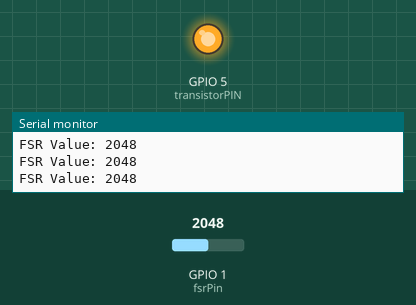
Recording of a sketch running on a simulated ESP32-S3. Shown: output pins drawn as LEDs (lit = HIGH), the last lines printed to the serial monitor. The inputs (shaded band) are chosen by the test bench; at power-on: GPIO 1 (fsrPin) = 2048.

Above: at 1.3 s.
1.4 s: GPIO 1 (fsrPin) set to 3961
2.9 s: GPIO 1 (fsrPin) set to 4057
At 3.5 s:
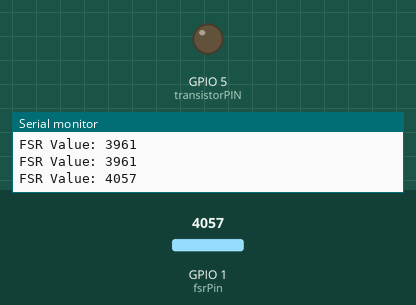
4.5 s: GPIO 1 (fsrPin) set to 3960
At 5.7 s:
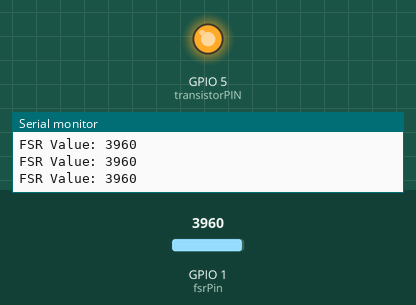
6.0 s: GPIO 1 (fsrPin) set to 4040
At 7.0 s:
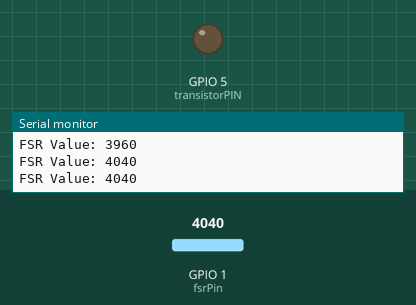
Timing chart, 0 to 8.5 s (numbered marks = the images above; inputs shaded):
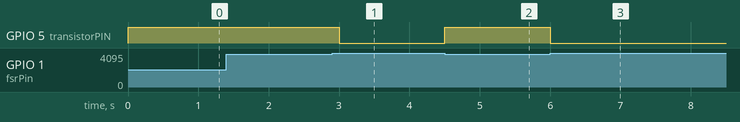

Measured:
- the behaviour switches between 3999 and 4000 on GPIO 1 (fsrPin) (found by bisection; images 0 and 1)
- after the input at 2.9 s, GPIO 5 (transistorPIN): HIGH → LOW after 0.10 s
- after the input at 4.5 s, GPIO 5 (transistorPIN): LOW → HIGH at once
- after the input at 6.0 s, GPIO 5 (transistorPIN): HIGH → LOW at once

The sketch:

Force_Based_Applications.ino
```cpp
#define fsrPin 1
#define transistorPIN 5

void setup() {
  pinMode(fsrPin, INPUT);
  pinMode(transistorPIN, OUTPUT);
  digitalWrite(transistorPIN, LOW);
  Serial.begin(115200);
}

void loop() {
  int fsrValue = analogRead(fsrPin);
  if(fsrValue < 4000) {
    digitalWrite(transistorPIN, HIGH);
  } else {
    digitalWrite(transistorPIN, LOW);
  }
  Serial.print("FSR Value: ");
  Serial.println(fsrValue);
  delay(500); // Delay for stability
}
```
